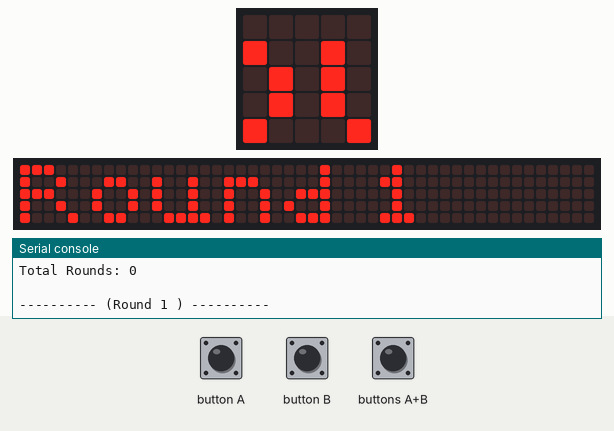
Recording of a program running on a simulated BBC micro:bit running MicroPython. Parts: the board's 5×5 LED display, a strip that is not on the board, showing the scrolling text unrolled, the last lines printed to the serial console. The test bench sets the inputs (shaded band). Random numbers come from a fixed seed; the 48×5 strip is a reading aid, not a part: it shows the text the display is scrolling, unrolled, one strip-width of it at a time.

Above: at 1.28 s.
1.3 s: button A pressed for 3.2 s
At 4.4 s:
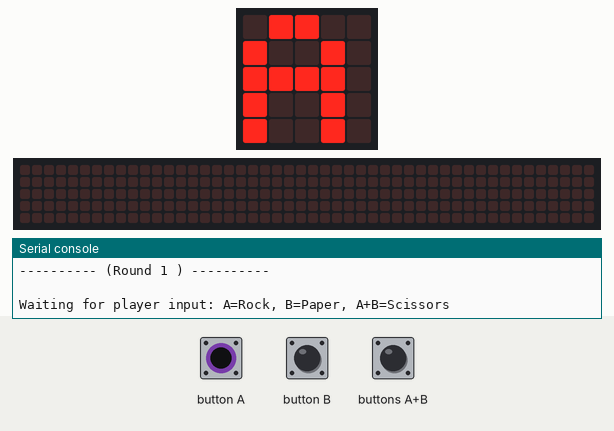
At 10.11 s:
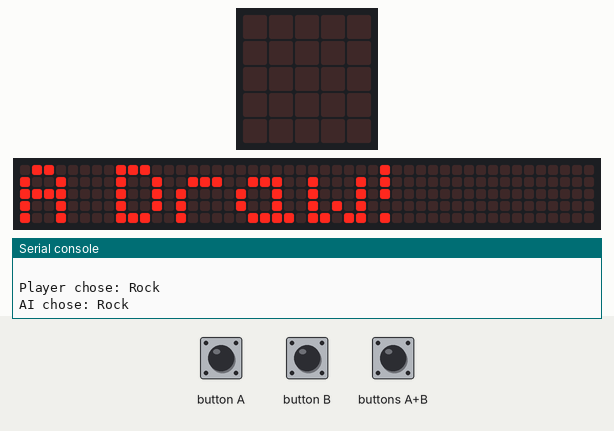
13.5 s: buttons A+B pressed for 3.2 s
At 22.72 s:
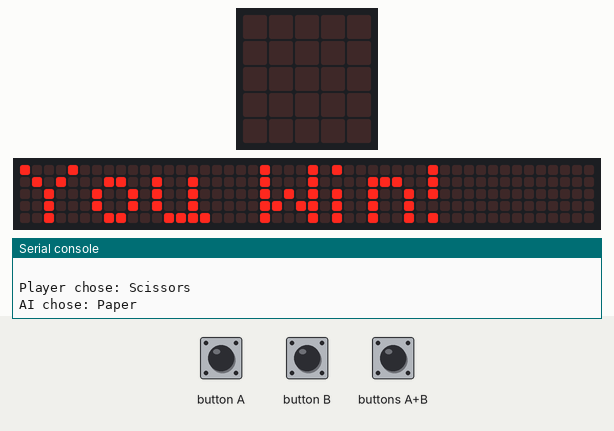

The program:

microbit.py
```python
from microbit import display, button_a, button_b, sleep
import random

CHOICE_NAMES = {1: "Rock", 2: "Paper", 3: "Scissors"} # See README.md (1)

# See README.md (2)
RoundNum = 0
LastPlayerMove = 0
AIMove = 0
SameMoveStreak = 1

PlayerWins = 0
AIWins = 0
Draws = 0

# See README.md (3)
RockMoveNum = 0
RockInfluence = 1.0
RockWeight = 100 / 3

PaperMoveNum = 0
PaperInfluence = 1.0
PaperWeight = 100 / 3

ScissorsMoveNum = 0
ScissorsInfluence = 1.0
ScissorsWeight = 100 / 3

ShowAIStats = False


# See README.md (5)
def stats():
    print("\n-  Stats After", RoundNum, "Round(s)  -")
    print(
            "\nRock Stats:\n"
            "The Player Chose 'Rock'", RockMoveNum, "Times\n"
            "- Rock's Influence:", RockInfluence, "\n"
            "- Chance (Weight) of AI Choosing 'Paper':", PaperWeight, "%\n"
        )
    print(
            "Paper Stats:\n"
            "The Player Chose 'Paper'", PaperMoveNum, "Times\n"
            "- Paper's Influence:", PaperInfluence , "\n"
            "- Chance (Weight) of AI Choosing 'Scissors':", ScissorsWeight, "%\n"
        )
    print(
            "Scissors Stats:\n"
            "The Player Chose 'Scissors'", ScissorsMoveNum, " Times\n"
            "- Scissors's Influence:", ScissorsInfluence, "\n"
            "- Chance (Weight) of AI Choosing 'Rock':", RockWeight, "%\n"
        )


# See README.md (6)
def AIDecision(force_random=False):
    global AIMove

    # See README.md (6-1)
    if force_random:
        AIMove = random.randint(1, 3)
        return AIMove

    # See README.md (6-2)
    weighted_choices = {1: RockWeight, 2: PaperWeight, 3: ScissorsWeight}
    highest_weight = max(weighted_choices.values())
    best_choices = [choice for choice, weight in weighted_choices.items() if weight == highest_weight]
    if len(best_choices) == 1:
        AI = best_choices[0]
    else:
        # See README.md (6-3)
        idx = random.randint(0, len(best_choices) - 1)
        AI = best_choices[idx]

    AIMove = AI
    return AIMove


def _weight_calc(player_choice, damping=True): # STUDENTS COULD CHANGE THIS FUNCTION AND SEE HOW THE WAY THE AI PLAYS CHANGES
    global RockInfluence, RockWeight
    global PaperInfluence, PaperWeight
    global ScissorsInfluence, ScissorsWeight

    # See README.md (7-3a)
    if damping==True:
        streak_damping = 1 / (((SameMoveStreak - 1) * 0.5) + 1)
    else:
        streak_damping = 1

    # See README.md (7-3b)
    if player_choice == 1:
        RockInfluence += streak_damping
    elif player_choice == 2:
        PaperInfluence += streak_damping
    elif player_choice == 3:
        ScissorsInfluence += streak_damping

    # See README.md (7-4a)
    total_influence = RockInfluence + PaperInfluence + ScissorsInfluence
    if total_influence == 0:
        total_influence = 1

    # See README.md (7-4b)
    RockWeight = (ScissorsInfluence / total_influence) * 100
    PaperWeight = (RockInfluence / total_influence) * 100
    ScissorsWeight = (PaperInfluence / total_influence) * 100

    # See README.md (7-4c)
    globals()['RockWeight'] = RockWeight
    globals()['PaperWeight'] = PaperWeight
    globals()['ScissorsWeight'] = ScissorsWeight


# See README.md (7)
def _update_weights(player_choice):
    global RoundNum, LastPlayerMove, SameMoveStreak
    global RockMoveNum, PaperMoveNum, ScissorsMoveNum

    RoundNum += 1

    # See README.md (7-1)
    if player_choice == 1:
        RockMoveNum += 1
    elif player_choice == 2:
        PaperMoveNum += 1
    elif player_choice == 3:
        ScissorsMoveNum += 1

    if player_choice == LastPlayerMove: # See README.md (7-2a)
        SameMoveStreak += 1
    else:
        # See README.md (7-2b)
        LastPlayerMove = player_choice
        SameMoveStreak = 1

    _weight_calc(player_choice, damping=True)


PROMPTS = ("A=R", "B=P", "A+B=S")
# helper: manual scroll + poll (avoid wait=False rendering issues)
def _poll_buttons_debounced():
    if button_a.is_pressed() and button_b.is_pressed():
        while button_a.is_pressed() or button_b.is_pressed():
            sleep(100)
        display.clear()
        return 3
    if button_a.is_pressed():
        while button_a.is_pressed():
            sleep(100)
        display.clear()
        return 1
    if button_b.is_pressed():
        while button_b.is_pressed():
            sleep(100)
        display.clear()
        return 2
    return None


def _manual_scroll_and_poll(msg, char_delay=300, poll_interval=50):
    """Show message one character at a time and poll buttons between frames.

    Returns 1/2/3 if a button combo is detected, otherwise None.
    """
    padding = "     "
    text = msg + padding
    for ch in text:
        display.show(ch)
        elapsed = 0
        while elapsed < char_delay:
            choice = _poll_buttons_debounced()
            if choice is not None:
                return choice
            sleep(poll_interval)
            elapsed += poll_interval
    return None


# See README.md (4)
def main():
    global PlayerWins, AIWins, Draws, ShowAIStats
    ShowAIStats = True

    seconds = 1.2

    while True:
        print()
        print("----------------------------------------")

        if ShowAIStats == True:
            stats()

        # See README.md (4-1)
        print("===== Scoreboard =====")
        print("Player Wins:", PlayerWins, " AI Wins:", AIWins, " Draws:", Draws)
        print("Total Rounds:", RoundNum)

        # See README.md (4-2)
        print()
        print("---------- (Round", RoundNum + 1, ") ----------")
        display.scroll("Round " + str(RoundNum + 1), delay=100)

        print("\nWaiting for player input: A=Rock, B=Paper, A+B=Scissors")

        # See README.md (4-3)
        player_choice = None
        while True:
            for msg in PROMPTS:
                choice = _manual_scroll_and_poll(msg)
                if choice is not None:
                    player_choice = choice
                    break
            if player_choice is not None:
                break

        # See README.md (4-4)
        is_first_turn = RoundNum == 0
        ai_choice = AIDecision(force_random=is_first_turn)

        # See README.md (4-5)
        _update_weights(player_choice)

        # See README.md (4-6)
        sequence = ["R", "P", "S"]
        step_delay = int((seconds / len(sequence)) * 1000)
        for word in sequence:
            display.show(word)
            sleep(step_delay)
        display.clear()

        # See README.md (4-7)
        result = None
        print()
        print("Player chose:", CHOICE_NAMES[player_choice])
        print("AI chose:", CHOICE_NAMES[ai_choice])

        if player_choice == ai_choice:
            result = "Draw"
            Draws += 1
            display.scroll("A Draw!", delay=120)
        elif ((player_choice == 1 and ai_choice == 3) or (player_choice == 2 and ai_choice == 1) or (player_choice == 3 and ai_choice == 2)):
            result = "Win"
            PlayerWins += 1
            display.scroll("You Win!", delay=120)
        else:
            result = "Loss"
            AIWins += 1
            display.scroll("You Lose!", delay=120)

        print("Result:", result)

        sleep(1000)


if __name__ == "__main__":
    main()
```
